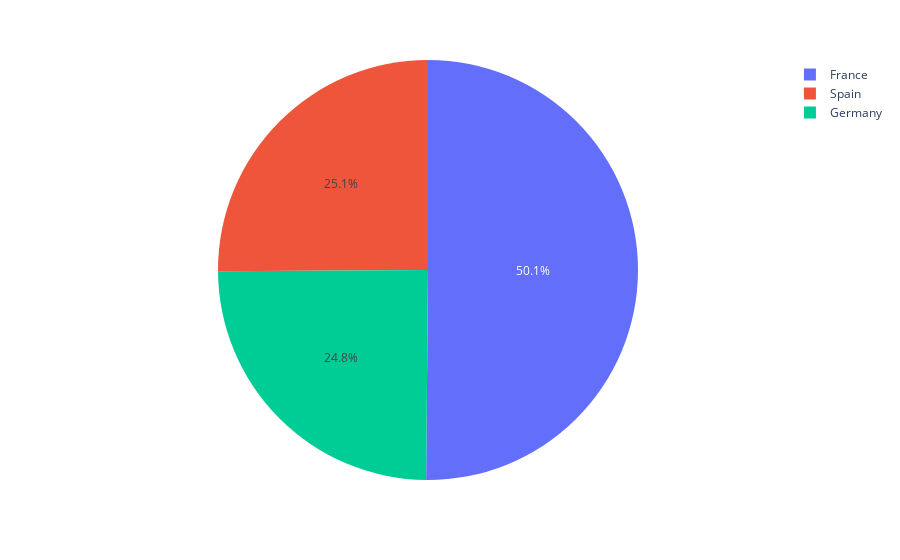

Notebook cell for this chart:
### Code cell
px.pie(data_frame=data,values=data['Geography'].value_counts(),names=data['Geography'].unique())

### Figure 1 — Plotly figure (JSON) as saved in the notebook; plotly's stock layout.template omitted (floating-point values rounded to 4 significant figures)
{"data": [{"domain": {"x": [0, 1], "y": [0, 1]}, "hovertemplate": "label=%{label}<br>value=%{value}<extra></extra>", "labels": ["France", "Spain", "Germany"], "legendgroup": "", "name": "", "showlegend": true, "type": "pie", "values": [5014, 2509, 2477]}], "layout": {"legend": {"tracegroupgap": 0}, "margin": {"t": 60}}}
